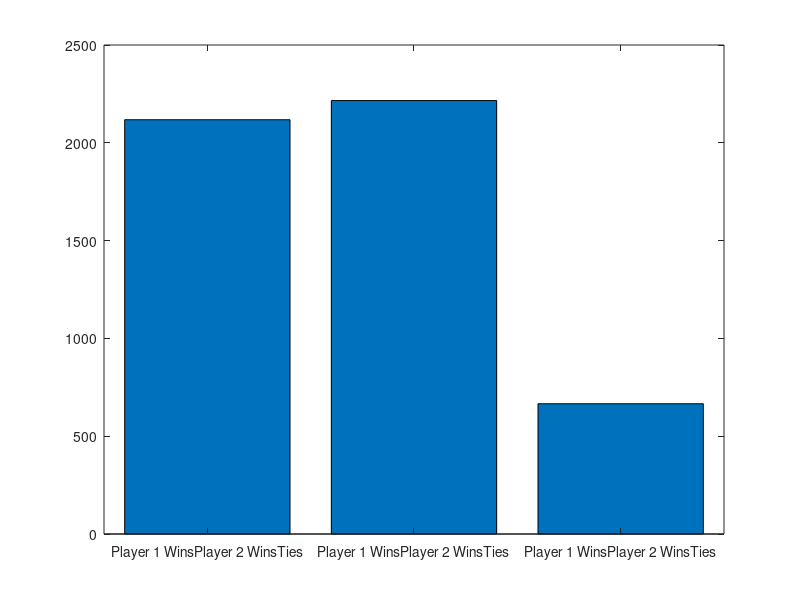

Here is the MATLAB script that generated this plot:
% Jens Robison
% ME 203 
% Project 1, Task 2: Simulation
% Tic Tac Toe 

% Format Workspace
clc;clear all; format compact;

N=5000;
i=0;
Player1wins=0;
Player2wins=0;
Ties=0;

while i<N

t=[" " " " " "; " " " " " "; " " " " " "];
player=round(rand(1))+1;
win=0; % win = 1 when a player wins
turns=0;
    while win==0 & turns<9
%         fprintf('Player %.0f \n',player)
        x=randi([1 3]);
        y=randi([1 3]);

        if t(x,y) == ' ' & player==1 % mark X only if blank, player 1 move
            t(x,y)= 'X' ;
            player=2;
            turns=turns+1;
            % player 1 win conditions
    % win conditions containing t(1,1)
            if t(1,1)=='X' 
                if t(1,2)=='X' & t(1,3)=='X' % checks row 1
                    win=1;
                elseif t(2,1)=='X' & t(3,1)=='X' % checks column 1
                    win=1;
                end
            end
    % win conditions containing t(2,2)
            if t(2,2)=='X' 
                if t(1,2)=='X' & t(3,2)=='X' % checks column 2
                    win=1;
                elseif t(2,3)=='X' & t(2,1)=='X' % checks row 2
                    win=1;
                elseif t(1,1)=='X' & t(3,3)=='X' % checks diagonal
                    win=1;
                elseif t(1,3)=='X' & t(3,1)=='X' % checks diagonal
                    win=1;
                end
            end
    % win conditions containing t(3,3)
            if t(3,3)=='X' 
                if t(3,2)=='X' & t(3,1)=='X' % checks row 3
                    win=1;
                elseif t(2,3)=='X' & t(1,3)=='X' % checks column 3
                    win=1;
                end
            end

        elseif t(x,y) == ' ' & player==2 % mark O only if blank, player 2 move
            t(x,y)= 'O' ;
            player=1;
            turns=turns+1;
            % player 2 win conditions
    % win conditions containing t(1,1)
            if t(1,1)=='O' 
                if t(1,2)=='O' & t(1,3)=='O' % checks row 1
                    win=2;
                elseif t(2,1)=='O' & t(3,1)=='O' % checks column 1
                    win=2;
                end
            end
    % win conditions containing t(2,2)
            if t(2,2)=='O' 
                if t(1,2)=='O' & t(3,2)=='O' % checks column 2
                    win=2;
                elseif t(2,3)=='O' & t(2,1)=='O' % checks row 2
                    win=2;
                elseif t(1,1)=='O' & t(3,3)=='O' % checks diagonal
                    win=2;
                elseif t(1,3)=='O' & t(3,1)=='O' % checks diagonal
                    win=2;
                end
            end
    % win conditions containing t(3,3)
            if t(3,3)=='O' 
                if t(3,2)=='O' & t(3,1)=='O' % checks row 3
                    win=2;
                elseif t(2,3)=='O' & t(1,3)=='O' % checks column 3
                    win=2;
                end
            end
        end
    end

    if win==1 % win message
        Player1wins=Player1wins+1;
    elseif win==2 % win message
       Player2wins=Player2wins+1;
    elseif win==0 & turns==9 % tie game message
        Ties=Ties+1;
    end
    i=i+1;
    t;
end
Player1wins
Player2wins
Ties

p1=[Player1wins,Player2wins,Ties];
plabels=["Player 1 Wins","Player 2 Wins","Ties"];
bar(p1)
set(gca,'XTickLabel',plabels)

